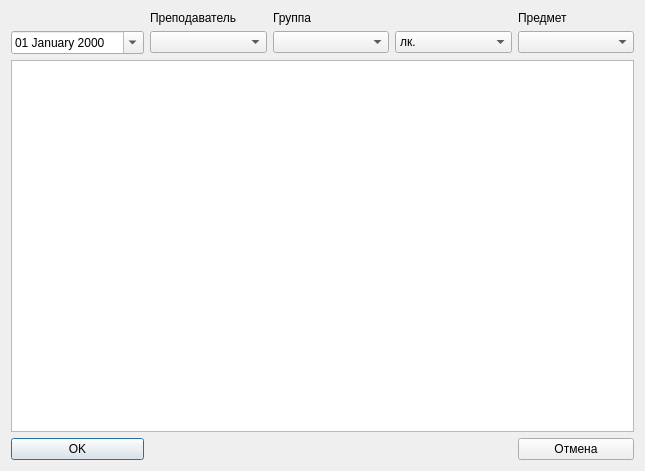
<?xml version="1.0" encoding="UTF-8"?>
<ui version="4.0">
 <class>Poseshenia</class>
 <widget class="QDialog" name="Poseshenia">
  <property name="geometry">
   <rect>
    <x>0</x>
    <y>0</y>
    <width>645</width>
    <height>471</height>
   </rect>
  </property>
  <property name="windowTitle">
   <string>Dialog</string>
  </property>
  <layout class="QGridLayout" name="gridLayout">
   <item row="0" column="1">
    <widget class="QLabel" name="label">
     <property name="text">
      <string>Преподаватель</string>
     </property>
    </widget>
   </item>
   <item row="0" column="2">
    <widget class="QLabel" name="label_3">
     <property name="text">
      <string>Группа</string>
     </property>
    </widget>
   </item>
   <item row="0" column="4">
    <widget class="QLabel" name="label_2">
     <property name="text">
      <string>Предмет</string>
     </property>
    </widget>
   </item>
   <item row="1" column="0">
    <widget class="QDateEdit" name="dateEdit">
     <property name="displayFormat">
      <string>dd MMMM yyyy</string>
     </property>
     <property name="calendarPopup">
      <bool>true</bool>
     </property>
    </widget>
   </item>
   <item row="1" column="1">
    <widget class="QComboBox" name="comboBox"/>
   </item>
   <item row="1" column="2">
    <widget class="QComboBox" name="comboBox_4"/>
   </item>
   <item row="1" column="3">
    <widget class="QComboBox" name="comboBox_2">
     <item>
      <property name="text">
       <string>лк.</string>
      </property>
     </item>
     <item>
      <property name="text">
       <string>пр.</string>
      </property>
     </item>
     <item>
      <property name="text">
       <string>лб.</string>
      </property>
     </item>
    </widget>
   </item>
   <item row="1" column="4">
    <widget class="QComboBox" name="comboBox_3"/>
   </item>
   <item row="2" column="0" colspan="5">
    <widget class="QTableView" name="tableView"/>
   </item>
   <item row="3" column="0">
    <widget class="QPushButton" name="pushButton">
     <property name="text">
      <string>OK</string>
     </property>
    </widget>
   </item>
   <item row="3" column="4">
    <widget class="QPushButton" name="pushButton_2">
     <property name="text">
      <string>Отмена</string>
     </property>
    </widget>
   </item>
  </layout>
 </widget>
 <resources/>
 <connections/>
</ui>
